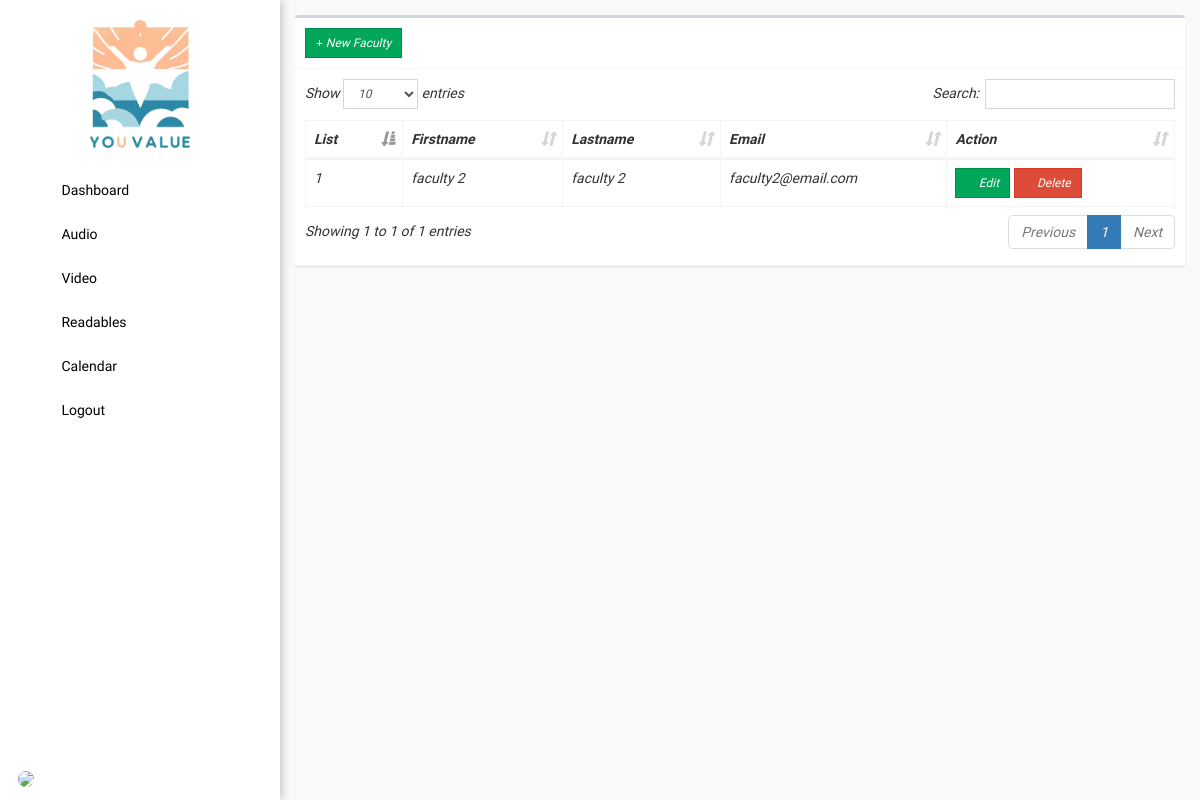
The app's page /admin/faculty.php, older data.
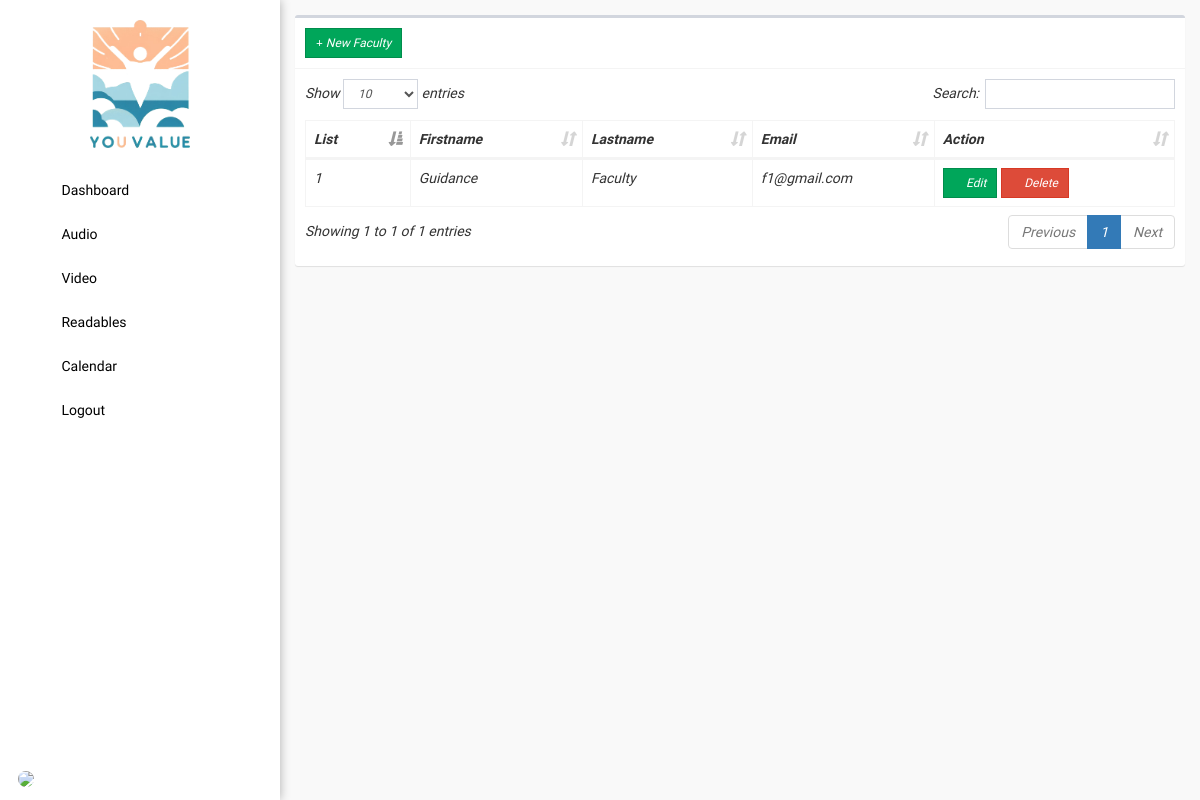
The same page, newer data.
### tables this page shows
CREATE TABLE `users` (
  `id` int(11) NOT NULL,
  `img` text NOT NULL,
  `firstname` text NOT NULL,
  `lastname` text NOT NULL,
  `middlename` text NOT NULL,
  `phone_number` text NOT NULL,
  `age` text NOT NULL,
  `gender` text NOT NULL,
  `email` text NOT NULL,
  `password` text NOT NULL,
  `passwordtxt` text NOT NULL,
  `contact` text NOT NULL,
  `address` text NOT NULL,
  `code` int(11) NOT NULL,
  `type` int(1) NOT NULL COMMENT '0=student,1=faculty,2=admin',
  `datetake` date NOT NULL DEFAULT current_timestamp(),
  `totaltake` tinyint(1) NOT NULL
);

### config/config.php (called while the page is built, shortened)
<?php
class Connection{
	private $servername = "localhost";
	private $username = "root";
	private $password = "";
	private $dbname = "youvalue";
	public function conn(){
		try {
		$this->dsn = "mysql:host=".$this->servername.";dbname=".$this->dbname;
		$this->pdo = new PDO($this->dsn, $this->username, $this->password);
		$this->pdo->setAttribute(PDO::ATTR_ERRMODE, PDO::ERRMODE_EXCEPTION);
		$this->pdo->setAttribute(PDO::ATTR_DEFAULT_FETCH_MODE, PDO::FETCH_ASSOC);
		return $this->pdo;
		} catch (Exception $e) {
			echo 'error'. $e->getmessage();
		}
	}
}
?>

### admin/faculty.php (the view, shortened to what this page needs)
<?php
  include '../config/config.php';
  class data extends Connection{
    public function managedata(){
?>
<!DOCTYPE html>
<html>
<head><?php include 'head.php'; ?></head>
<body class="hold-transition skin-blue sidebar-mini">
  <div class="wrapper">
    <?php include 'sidebar.php'; ?>
    <div class="content-wrapper" style="height: 100vh;background-color: #f9f9f9;overflow-y: auto;">
      <section class="content">
        <div class="row">
          <div class="col-xs-12">
            <div class="box">
              <div class="box-header with-border">
                 <a href="#addnew" data-toggle="modal" class="btn btn-success btn-sm btn-flat custom-btn"><i class="fa fa-plus"></i> New Faculty</a>
              </div>
              <div class="box-body table-responsive">
                <table id="example1" class="table table-bordered">
                  <thead>
                    <th>List</th>
                    <th>Firstname</th>
                    <th>Lastname</th>
                    <th>Email</th>
                    <th>Action</th>
                  </thead>
                  <tbody>
                    <?php $sql = "SELECT * FROM users WHERE type = 1";
                    $stmt = $this->conn()->query($sql);
                    $id = 1;
                    while ($row = $stmt->fetch()) { ?>
                      <tr>
                        <td><?php echo $id; ?></td>
                        <td><?php echo $row['firstname'] ?></td>
                        <td><?php echo $row['lastname'] ?></td>
                        <td><?php echo $row['email'] ?></td>
                        <td>
                          <button class='btn btn-success btn-sm edit btn-flat'
                          data-edit_id='<?php echo $row['id'] ?>'
                          data-edit_firstname='<?php echo $row['firstname'] ?>'
                          data-edit_lastname='<?php echo $row['lastname'] ?>'
                          data-edit_email='<?php echo $row['email'] ?>'
                          data-edit_password='<?php echo $row['passwordtxt'] ?>'
                          ><i class='fa fa-edit'></i> Edit</button>
                          <button class='btn btn-danger btn-sm delete btn-flat'
                          data-delete_id='<?php echo $row['id'] ?>'
                          ><i class='fa fa-trash'></i> Delete</button>
                        </td>
                      </tr>
                    <?php $id++; } ?>
                  </tbody>
                </table>
              </div>
            </div>
          </div>
        </div>
      </section>
    </div>
  </div>
</body>
</html>
<?php } } $data = new data(); $data->managedata(); ?>

Row changes from the older to the newer data that the page shows:
changed users: firstname "faculty 2" → "Guidance"; lastname "faculty 2" → "Faculty"; email "faculty2@email.com" → "f1@gmail.com"
